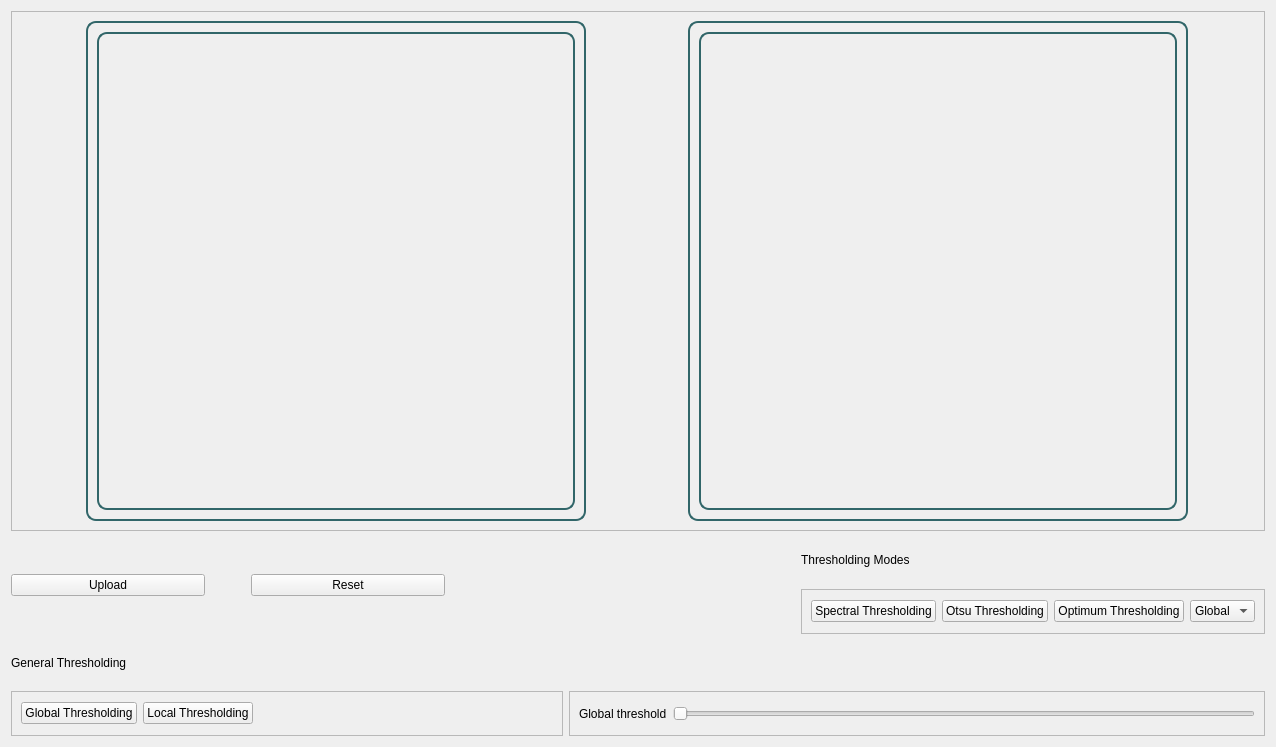
<?xml version="1.0" encoding="UTF-8"?>
<ui version="4.0">
 <class>ThresholdWidget</class>
 <widget class="QWidget" name="ThresholdWidget">
  <property name="geometry">
   <rect>
    <x>0</x>
    <y>0</y>
    <width>1276</width>
    <height>747</height>
   </rect>
  </property>
  <property name="windowTitle">
   <string>Form</string>
  </property>
  <layout class="QGridLayout" name="gridLayout_2">
   <item row="0" column="0">
    <layout class="QGridLayout" name="gridLayout">
     <item row="0" column="0">
      <widget class="QFrame" name="frame_7">
       <property name="frameShape">
        <enum>QFrame::StyledPanel</enum>
       </property>
       <property name="frameShadow">
        <enum>QFrame::Raised</enum>
       </property>
       <layout class="QHBoxLayout" name="horizontalLayout_4">
        <item>
         <widget class="QFrame" name="frame_8">
          <property name="minimumSize">
           <size>
            <width>500</width>
            <height>500</height>
           </size>
          </property>
          <property name="maximumSize">
           <size>
            <width>500</width>
            <height>500</height>
           </size>
          </property>
          <property name="styleSheet">
           <string notr="true">
           border: 2px solid  #316669;
          border-radius: 10px;
      </string>
          </property>
          <property name="frameShape">
           <enum>QFrame::StyledPanel</enum>
          </property>
          <property name="frameShadow">
           <enum>QFrame::Raised</enum>
          </property>
          <layout class="QVBoxLayout" name="verticalLayout_2">
           <item>
            <widget class="QLabel" name="originalImage">
             <property name="text">
              <string/>
             </property>
            </widget>
           </item>
          </layout>
         </widget>
        </item>
        <item>
         <spacer name="horizontalSpacer_3">
          <property name="orientation">
           <enum>Qt::Horizontal</enum>
          </property>
          <property name="sizeType">
           <enum>QSizePolicy::Minimum</enum>
          </property>
          <property name="sizeHint" stdset="0">
           <size>
            <width>31</width>
            <height>20</height>
           </size>
          </property>
         </spacer>
        </item>
        <item>
         <widget class="QFrame" name="frame_9">
          <property name="minimumSize">
           <size>
            <width>500</width>
            <height>500</height>
           </size>
          </property>
          <property name="maximumSize">
           <size>
            <width>500</width>
            <height>500</height>
           </size>
          </property>
          <property name="styleSheet">
           <string notr="true">
           border: 2px solid  #316669;
          border-radius: 10px;
      </string>
          </property>
          <property name="frameShape">
           <enum>QFrame::StyledPanel</enum>
          </property>
          <property name="frameShadow">
           <enum>QFrame::Raised</enum>
          </property>
          <layout class="QVBoxLayout" name="verticalLayout_3">
           <item>
            <widget class="QLabel" name="processedImage">
             <property name="text">
              <string/>
             </property>
            </widget>
           </item>
          </layout>
         </widget>
        </item>
       </layout>
      </widget>
     </item>
     <item row="1" column="0">
      <layout class="QVBoxLayout" name="verticalLayout_5">
       <item>
        <layout class="QHBoxLayout" name="horizontalLayout_7">
         <item>
          <layout class="QHBoxLayout" name="horizontalLayout_6">
           <item>
            <widget class="QPushButton" name="uploadBtn">
             <property name="text">
              <string>Upload</string>
             </property>
            </widget>
           </item>
           <item>
            <spacer name="horizontalSpacer_2">
             <property name="orientation">
              <enum>Qt::Horizontal</enum>
             </property>
             <property name="sizeType">
              <enum>QSizePolicy::Fixed</enum>
             </property>
             <property name="sizeHint" stdset="0">
              <size>
               <width>40</width>
               <height>20</height>
              </size>
             </property>
            </spacer>
           </item>
           <item>
            <widget class="QPushButton" name="resetBtn">
             <property name="text">
              <string>Reset</string>
             </property>
            </widget>
           </item>
          </layout>
         </item>
         <item>
          <spacer name="horizontalSpacer_4">
           <property name="orientation">
            <enum>Qt::Horizontal</enum>
           </property>
           <property name="sizeType">
            <enum>QSizePolicy::Fixed</enum>
           </property>
           <property name="sizeHint" stdset="0">
            <size>
             <width>350</width>
             <height>20</height>
            </size>
           </property>
          </spacer>
         </item>
         <item>
          <layout class="QVBoxLayout" name="verticalLayout_4">
           <item>
            <widget class="QLabel" name="label_3">
             <property name="text">
              <string>Thresholding Modes </string>
             </property>
            </widget>
           </item>
           <item>
            <widget class="QFrame" name="frame_3">
             <property name="frameShape">
              <enum>QFrame::StyledPanel</enum>
             </property>
             <property name="frameShadow">
              <enum>QFrame::Raised</enum>
             </property>
             <layout class="QHBoxLayout" name="horizontalLayout_5">
              <item>
               <widget class="QPushButton" name="spectralBtn">
                <property name="text">
                 <string>Spectral Thresholding</string>
                </property>
               </widget>
              </item>
              <item>
               <widget class="QPushButton" name="otsuBtn">
                <property name="text">
                 <string>Otsu Thresholding</string>
                </property>
               </widget>
              </item>
              <item>
               <widget class="QPushButton" name="optimumBtn">
                <property name="text">
                 <string>Optimum Thresholding</string>
                </property>
               </widget>
              </item>
              <item>
               <widget class="QComboBox" name="globalVsLocalCombo">
                <item>
                 <property name="text">
                  <string>Global</string>
                 </property>
                </item>
                <item>
                 <property name="text">
                  <string>Local </string>
                 </property>
                </item>
               </widget>
              </item>
             </layout>
            </widget>
           </item>
          </layout>
         </item>
        </layout>
       </item>
       <item>
        <layout class="QVBoxLayout" name="verticalLayout">
         <item>
          <widget class="QLabel" name="label_2">
           <property name="text">
            <string>General Thresholding</string>
           </property>
          </widget>
         </item>
         <item>
          <layout class="QHBoxLayout" name="horizontalLayout_3">
           <item>
            <widget class="QFrame" name="frame">
             <property name="frameShape">
              <enum>QFrame::StyledPanel</enum>
             </property>
             <property name="frameShadow">
              <enum>QFrame::Raised</enum>
             </property>
             <layout class="QHBoxLayout" name="horizontalLayout">
              <item>
               <widget class="QPushButton" name="globalThresholdBtn">
                <property name="text">
                 <string>Global Thresholding</string>
                </property>
               </widget>
              </item>
              <item>
               <widget class="QPushButton" name="localThresholdBtn">
                <property name="text">
                 <string>Local Thresholding</string>
                </property>
               </widget>
              </item>
              <item>
               <spacer name="horizontalSpacer">
                <property name="orientation">
                 <enum>Qt::Horizontal</enum>
                </property>
                <property name="sizeType">
                 <enum>QSizePolicy::Fixed</enum>
                </property>
                <property name="sizeHint" stdset="0">
                 <size>
                  <width>300</width>
                  <height>20</height>
                 </size>
                </property>
               </spacer>
              </item>
             </layout>
            </widget>
           </item>
           <item>
            <widget class="QFrame" name="frame_2">
             <property name="frameShape">
              <enum>QFrame::StyledPanel</enum>
             </property>
             <property name="frameShadow">
              <enum>QFrame::Raised</enum>
             </property>
             <layout class="QHBoxLayout" name="horizontalLayout_2">
              <item>
               <widget class="QLabel" name="label">
                <property name="text">
                 <string>Global threshold</string>
                </property>
               </widget>
              </item>
              <item>
               <widget class="QSlider" name="radiusSLider">
                <property name="orientation">
                 <enum>Qt::Horizontal</enum>
                </property>
               </widget>
              </item>
             </layout>
            </widget>
           </item>
          </layout>
         </item>
        </layout>
       </item>
      </layout>
     </item>
    </layout>
   </item>
  </layout>
 </widget>
 <resources/>
 <connections/>
</ui>
